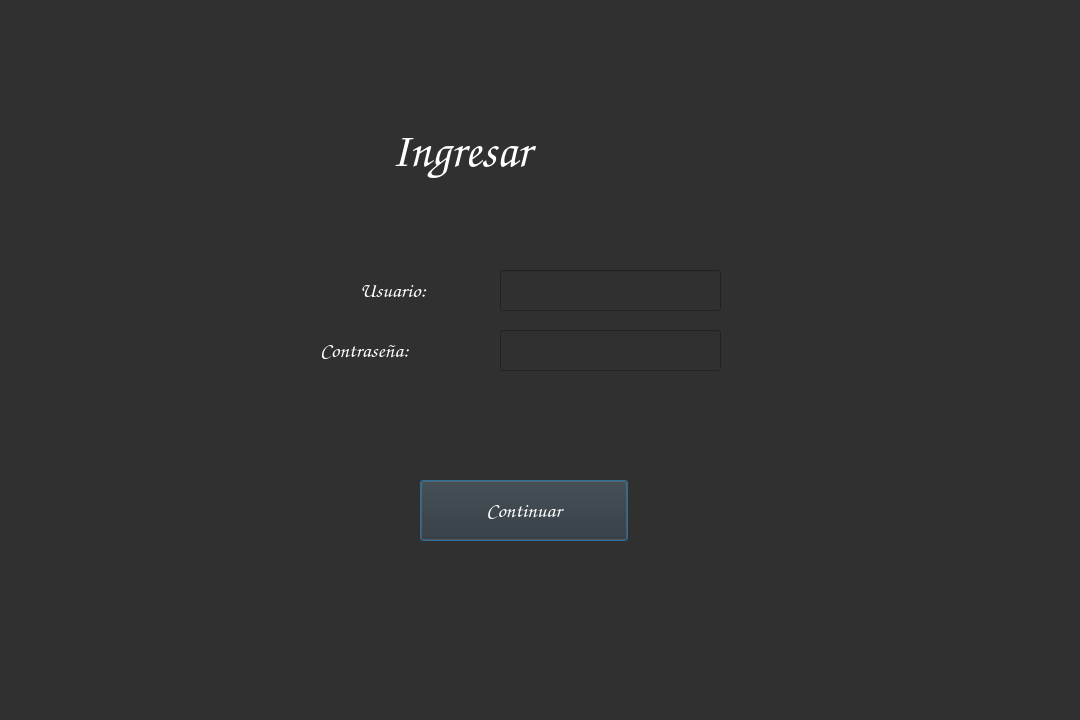
<?xml version="1.0" encoding="UTF-8"?>
<ui version="4.0">
 <class>Register</class>
 <widget class="QDialog" name="Register">
  <property name="geometry">
   <rect>
    <x>0</x>
    <y>0</y>
    <width>1080</width>
    <height>720</height>
   </rect>
  </property>
  <property name="windowTitle">
   <string>Dialog</string>
  </property>
  <property name="styleSheet">
   <string notr="true">background-color: rgb(48, 48, 48);</string>
  </property>
  <widget class="QPushButton" name="ContinueButton">
   <property name="geometry">
    <rect>
     <x>420</x>
     <y>480</y>
     <width>208</width>
     <height>61</height>
    </rect>
   </property>
   <property name="font">
    <font>
     <family>Comic Sans MS</family>
     <pointsize>16</pointsize>
    </font>
   </property>
   <property name="styleSheet">
    <string notr="true">color: rgb(255, 255, 255);</string>
   </property>
   <property name="text">
    <string>Continuar</string>
   </property>
  </widget>
  <widget class="QLabel" name="TitleLabel">
   <property name="geometry">
    <rect>
     <x>391</x>
     <y>100</y>
     <width>261</width>
     <height>101</height>
    </rect>
   </property>
   <property name="font">
    <font>
     <family>Comic Sans MS</family>
     <pointsize>36</pointsize>
    </font>
   </property>
   <property name="styleSheet">
    <string notr="true">color: rgb(255, 255, 255);</string>
   </property>
   <property name="text">
    <string>Ingresar</string>
   </property>
  </widget>
  <widget class="QLineEdit" name="UserNameData">
   <property name="geometry">
    <rect>
     <x>500</x>
     <y>270</y>
     <width>221</width>
     <height>41</height>
    </rect>
   </property>
   <property name="font">
    <font>
     <family>Comic Sans MS</family>
     <pointsize>16</pointsize>
    </font>
   </property>
   <property name="styleSheet">
    <string notr="true">color: rgb(255, 255, 255);</string>
   </property>
   <property name="maxLength">
    <number>20</number>
   </property>
  </widget>
  <widget class="QLineEdit" name="UserPassData">
   <property name="geometry">
    <rect>
     <x>500</x>
     <y>330</y>
     <width>221</width>
     <height>41</height>
    </rect>
   </property>
   <property name="font">
    <font>
     <family>Comic Sans MS</family>
     <pointsize>16</pointsize>
    </font>
   </property>
   <property name="styleSheet">
    <string notr="true">color: rgb(255, 255, 255);</string>
   </property>
   <property name="maxLength">
    <number>10</number>
   </property>
  </widget>
  <widget class="QLabel" name="label">
   <property name="geometry">
    <rect>
     <x>360</x>
     <y>270</y>
     <width>111</width>
     <height>41</height>
    </rect>
   </property>
   <property name="font">
    <font>
     <family>Comic Sans MS</family>
     <pointsize>16</pointsize>
    </font>
   </property>
   <property name="styleSheet">
    <string notr="true">color: rgb(255, 255, 255);</string>
   </property>
   <property name="text">
    <string>Usuario:</string>
   </property>
  </widget>
  <widget class="QLabel" name="label_2">
   <property name="geometry">
    <rect>
     <x>320</x>
     <y>330</y>
     <width>151</width>
     <height>41</height>
    </rect>
   </property>
   <property name="font">
    <font>
     <family>Comic Sans MS</family>
     <pointsize>16</pointsize>
    </font>
   </property>
   <property name="styleSheet">
    <string notr="true">color: rgb(255, 255, 255);</string>
   </property>
   <property name="text">
    <string>Contraseña:</string>
   </property>
  </widget>
  <widget class="QLabel" name="ErrorLabel">
   <property name="geometry">
    <rect>
     <x>300</x>
     <y>392</y>
     <width>451</width>
     <height>61</height>
    </rect>
   </property>
   <property name="font">
    <font>
     <family>Comic Sans MS</family>
     <pointsize>22</pointsize>
    </font>
   </property>
   <property name="styleSheet">
    <string notr="true">color: rgb(255, 0, 0);</string>
   </property>
   <property name="text">
    <string/>
   </property>
  </widget>
 </widget>
 <resources/>
 <connections/>
</ui>
